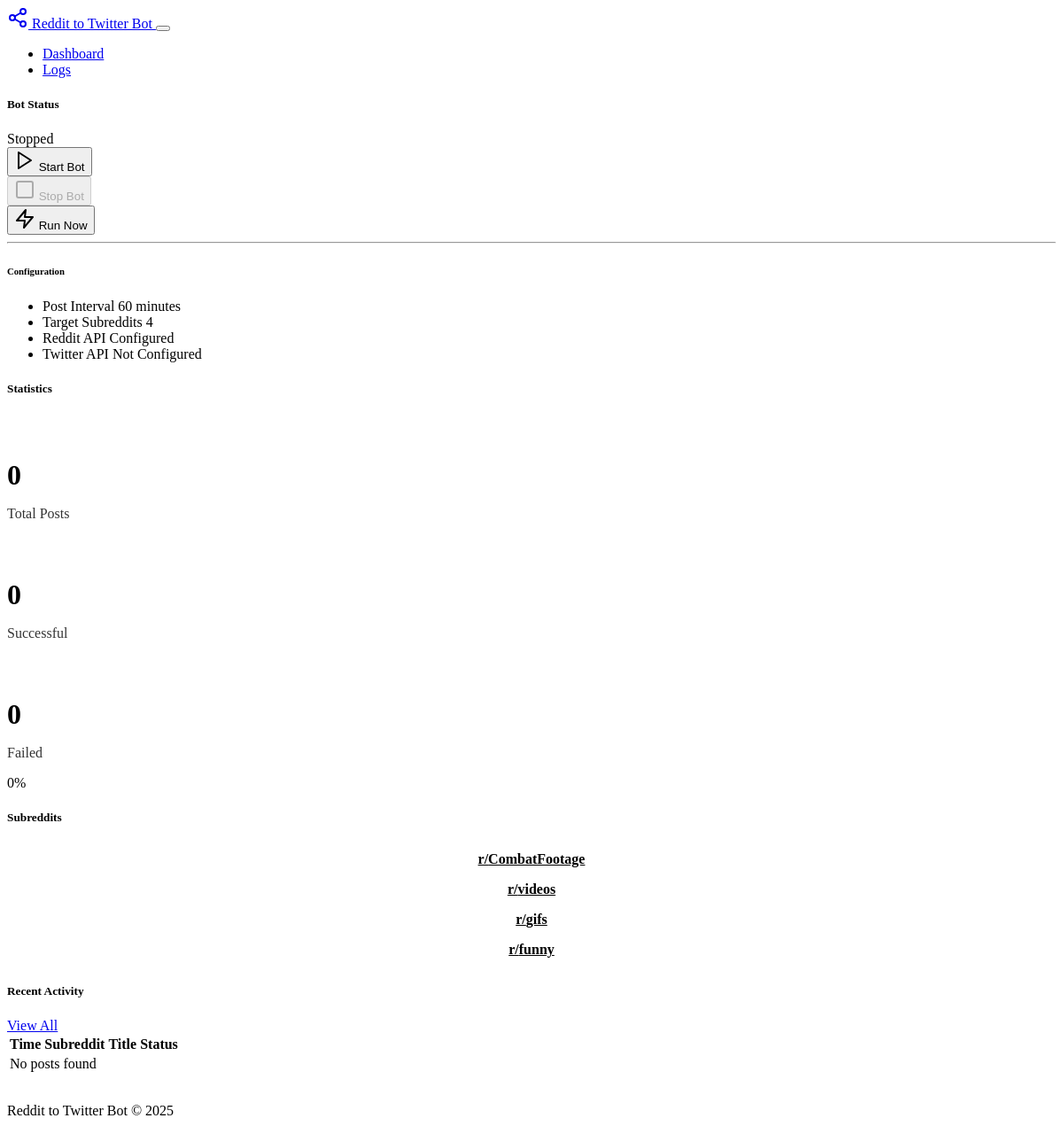
The app's page /, older data.
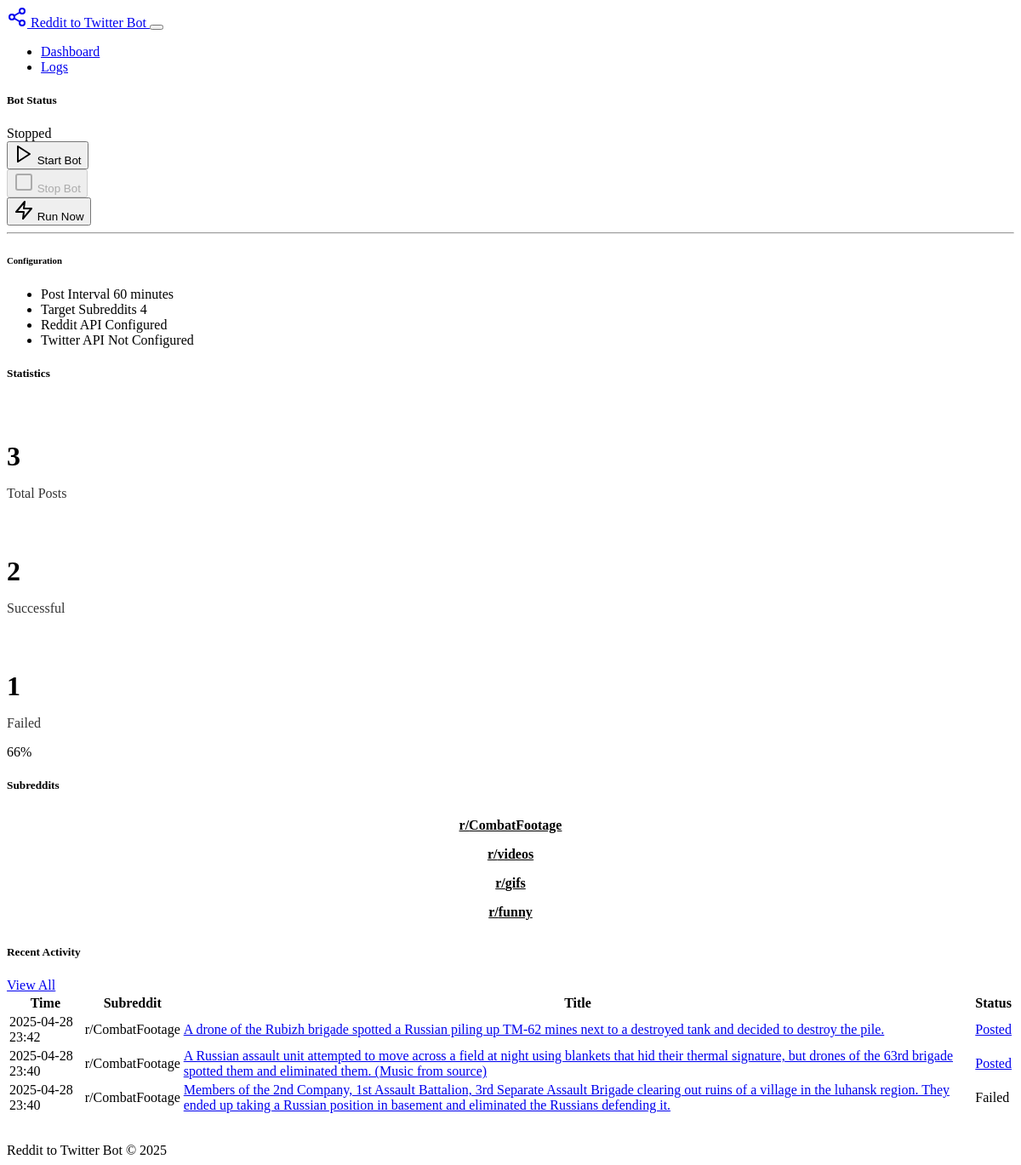
The same page, newer data.
### models.py (models this page shows, shortened)
class Post(db.Model):
    id = db.Column(db.Integer, primary_key=True)
    reddit_id = db.Column(db.String(20), unique=True, nullable=False)
    reddit_url = db.Column(db.String(255), nullable=False)
    title = db.Column(db.String(300), nullable=False)
    cleaned_title = db.Column(db.String(300), nullable=True)  # Stores the cleaned title
    subreddit = db.Column(db.String(50), nullable=False)
    author = db.Column(db.String(50), nullable=True)
    video_path = db.Column(db.String(255), nullable=True)
    video_size_bytes = db.Column(db.Integer, nullable=True)
    video_duration_seconds = db.Column(db.Float, nullable=True)
    posted_to_twitter = db.Column(db.Boolean, default=False)
    twitter_post_id = db.Column(db.String(50), nullable=True)
    twitter_post_url = db.Column(db.String(255), nullable=True)
    error = db.Column(db.Boolean, default=False)
    error_message = db.Column(db.Text, nullable=True)
    created_at = db.Column(db.DateTime, default=datetime.utcnow)
    processed_at = db.Column(db.DateTime, nullable=True)

### app.py (the view)
@app.route('/')
def index():
    from models import Post
    total_posts = db.session.query(Post).count()
    successful_posts = db.session.query(Post).filter_by(posted_to_twitter=True).count()
    failed_posts = db.session.query(Post).filter_by(error=True).count()
    latest_posts = db.session.query(Post).order_by(Post.created_at.desc()).limit(5).all()
    reddit_configured = bool(REDDIT_CLIENT_ID)
    twitter_configured = bool(TWITTER_API_KEY)
    return render_template('index.html',
                          total_posts=total_posts,
                          successful_posts=successful_posts,
                          failed_posts=failed_posts,
                          latest_posts=latest_posts,
                          subreddits=SUBREDDITS,
                          post_interval=POST_INTERVAL_MINUTES,
                          scheduler_running=scheduler.running,
                          reddit_configured=reddit_configured,
                          twitter_configured=twitter_configured)

### templates/index.html (shortened to what the changed rows need)
<!DOCTYPE html>
<html lang="en" data-bs-theme="dark">
<head>
    <link rel="stylesheet" href="https://cdn.replit.com/agent/bootstrap-agent-dark-theme.min.css">
    <link rel="stylesheet" href="https://cdn.jsdelivr.net/npm/feather-icons/dist/feather.min.css">
    <link rel="stylesheet" href="{{ url_for('static', filename='css/custom.css') }}">
</head>
<body>
    <div class="container mt-4">
        <div class="row mb-4">
            <div class="col-md-6">
                <div class="card">
                    <div class="card-body">
                        <div class="row text-center">
                            <div class="col-4">
                                <div class="stat-box">
                                    <h3>{{ total_posts }}</h3>
                                    <p>Total Posts</p>
                                </div>
                            </div>
                            <div class="col-4">
                                <div class="stat-box">
                                    <h3>{{ successful_posts }}</h3>
                                    <p>Successful</p>
                                </div>
                            </div>
                            <div class="col-4">
                                <div class="stat-box">
                                    <h3>{{ failed_posts }}</h3>
                                    <p>Failed</p>
                                </div>
                            </div>
                        </div>
                        <div class="progress mt-3">
                            {% if total_posts > 0 %}
                            <div class="progress-bar bg-success" style="width: {{ (successful_posts / total_posts) * 100 }}%">
                                {{ ((successful_posts / total_posts) * 100)|int }}%
                            </div>
                            {% else %}
                            <div class="progress-bar" style="width: 0%">0%</div>
                            {% endif %}
                        </div>
                    </div>
                </div>
            </div>
        </div>
        <div class="card mb-4">
            <div class="card-body">
                <div class="row">
                    {% for subreddit in subreddits %}
                    <div class="col-md-3 col-sm-4 col-6 mb-3">
                        <div class="subreddit-badge">
                            <a href="https://reddit.com/r/{{ subreddit }}" target="_blank" class="text-decoration-none">
                                r/{{ subreddit }}
                            </a>
                        </div>
                    </div>
                    {% endfor %}
                </div>
            </div>
        </div>
        <div class="card">
            <div class="card-body p-0">
                <div class="table-responsive">
                    <table class="table table-striped mb-0">
                        <thead>
                            <tr>
                                <th>Time</th>
                                <th>Subreddit</th>
                                <th>Title</th>
                                <th>Status</th>
                            </tr>
                        </thead>
                        <tbody>
                            {% for post in latest_posts %}
                            <tr>
                                <td>{{ post.created_at.strftime('%Y-%m-%d %H:%M') }}</td>
                                <td>r/{{ post.subreddit }}</td>
                                <td>
                                    <a href="{{ post.reddit_url }}" target="_blank" class="text-truncate d-inline-block" style="max-width: 300px;">
                                        {{ post.title }}
                                    </a>
                                </td>
                                <td>
                                    {% if post.error %}
                                    <span class="badge bg-danger">Failed</span>
                                    {% elif post.posted_to_twitter %}
                                    <a href="{{ post.twitter_post_url }}" target="_blank" class="badge bg-success">Posted</a>
                                    {% else %}
                                    <span class="badge bg-warning">Pending</span>
                                    {% endif %}
                                </td>
                            </tr>
                            {% else %}
                            <tr>
                                <td colspan="4" class="text-center py-3">No posts found</td>
                            </tr>
                            {% endfor %}
                        </tbody>
                    </table>
                </div>
            </div>
        </div>
    </div>
</body>
</html>

Row changes from the older to the newer data that the page shows:
added Post: created_at "2025-04-28 23:42", subreddit "CombatFootage", title "A drone of the Rubizh brigade spotted a Russian piling up TM-62 mines next to a destroyed tank and decided to destroy the pile."
added Post: created_at "2025-04-28 23:40", subreddit "CombatFootage", title "A Russian assault unit attempted to move across a field at night using blankets that hid their thermal signature, but drones of the 63rd brigade spotted them and eliminated them. (Music from source)"
added Post: created_at "2025-04-28 23:40", subreddit "CombatFootage", title "Members of the 2nd Company, 1st Assault Battalion, 3rd Separate Assault Brigade clearing out ruins of a village in the luhansk region. They ended up taking a Russian position in basement and eliminated the Russians defending it.", error "Failed"
Text that changed along with them:
{{ total_posts }}: "0" → "3"
{{ successful_posts }}: "0" → "2"
{{ failed_posts }}: "0" → "1"
{{ ((successful_posts / total_posts) * 100)|int }}: (not shown) → "66"
text no longer shown: "0% No posts found"
